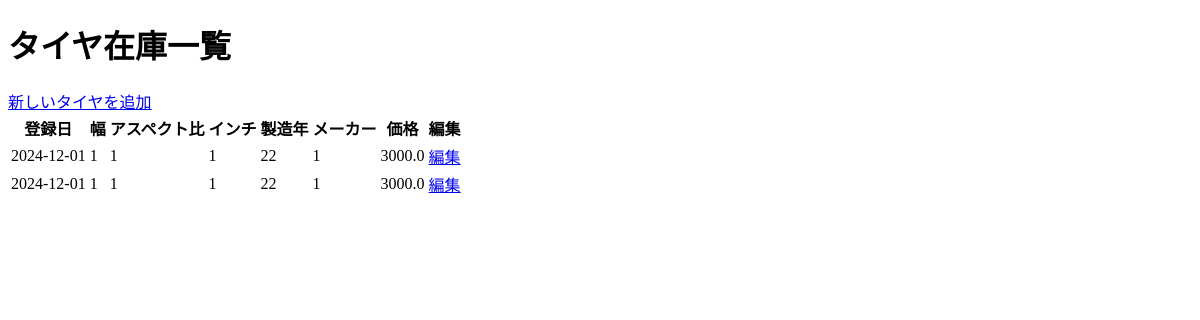
The app's page /inventory_list, older data.
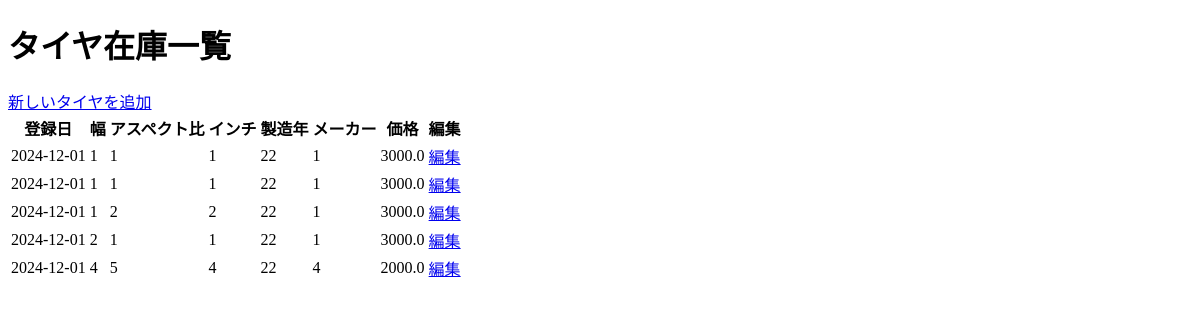
The same page, newer data.
### models.py (models this page shows)
class InputPage(db.Model):
    __tablename__ = 'input_page'  # テーブル名を明示的に指定
    id = db.Column(db.Integer, primary_key=True)
    registration_date = db.Column(db.Date, nullable=False)
    width = db.Column(db.Integer, db.ForeignKey('width.id'), nullable=False)
    aspect_ratio = db.Column(db.Integer, db.ForeignKey('aspect_ratio.id'), nullable=False)
    inch = db.Column(db.Integer, db.ForeignKey('inch.id'), nullable=False)
    other_details = db.Column(db.String)
    manufacturing_year = db.Column(db.Integer)
    manufacturer = db.Column(db.Integer, db.ForeignKey('manufacturer.id'), nullable=False)
    tread_depth = db.Column(db.Integer)
    uneven_wear = db.Column(db.Integer)
    ply_rating = db.Column(db.Integer, db.ForeignKey('ply_rating.id'), nullable=False)
    price = db.Column(db.Float, nullable=False)

### app.py (the view)
@app.route('/inventory_list')
def inventory_list():
    tires = InputPage.query.all()  # すべてのタイヤ情報を取得
    return render_template('inventory_list.html', tires=tires)

### templates/inventory_list.html (shortened to what this page needs)
<!DOCTYPE html>
<html lang="ja">
<head>
</head>
<body>
    <h1>タイヤ在庫一覧</h1>
    <a href="{{ url_for('input_page') }}">新しいタイヤを追加</a>
    <table>
        <thead>
            <tr>
                <th>登録日</th>
                <th>幅</th>
                <th>アスペクト比</th>
                <th>インチ</th>
                <th>製造年</th>
                <th>メーカー</th>
                <th>価格</th>
                <th>編集</th>
            </tr>
        </thead>
        <tbody>
            {% for tire in tires %}
            <tr>
                <td>{{ tire.registration_date }}</td>
                <td>{{ tire.width }}</td>
                <td>{{ tire.aspect_ratio }}</td>
                <td>{{ tire.inch }}</td>
                <td>{{ tire.manufacturing_year }}</td>
                <td>{{ tire.manufacturer }}</td>
                <td>{{ tire.price }}</td>
                <td><a href="{{ url_for('edit_page', id=tire.id) }}">編集</a></td>
            </tr>
            {% endfor %}
        </tbody>
    </table>
</body>
</html>

Row changes from the older to the newer data that the page shows:
added InputPage: registration_date "2024-12-01", width "1", aspect_ratio "2", inch "2", manufacturing_year "22", manufacturer "1", price "3000.0"
added InputPage: registration_date "2024-12-01", width "2", aspect_ratio "1", inch "1", manufacturing_year "22", manufacturer "1", price "3000.0"
added InputPage: registration_date "2024-12-01", width "4", aspect_ratio "5", inch "4", manufacturing_year "22", manufacturer "4", price "2000.0"
